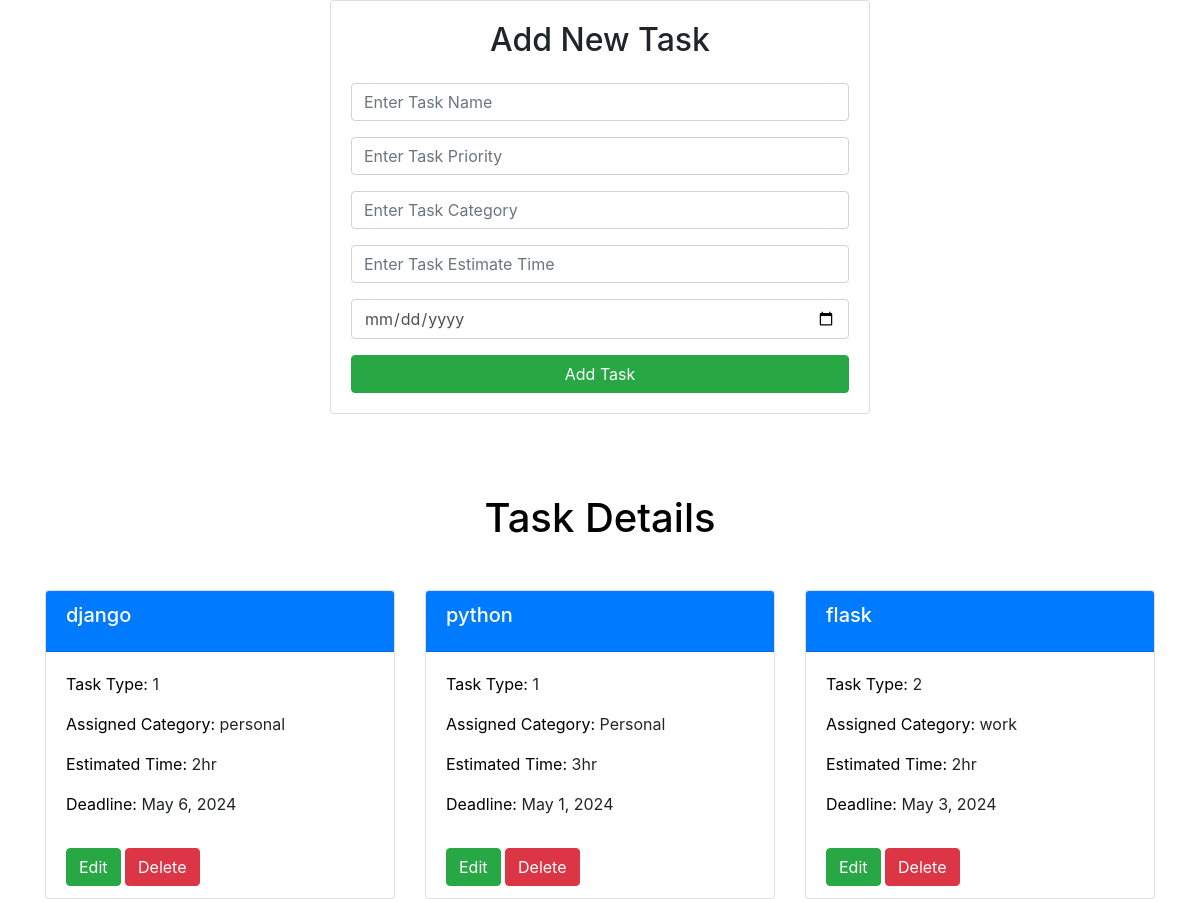
Before: / with the older database file.
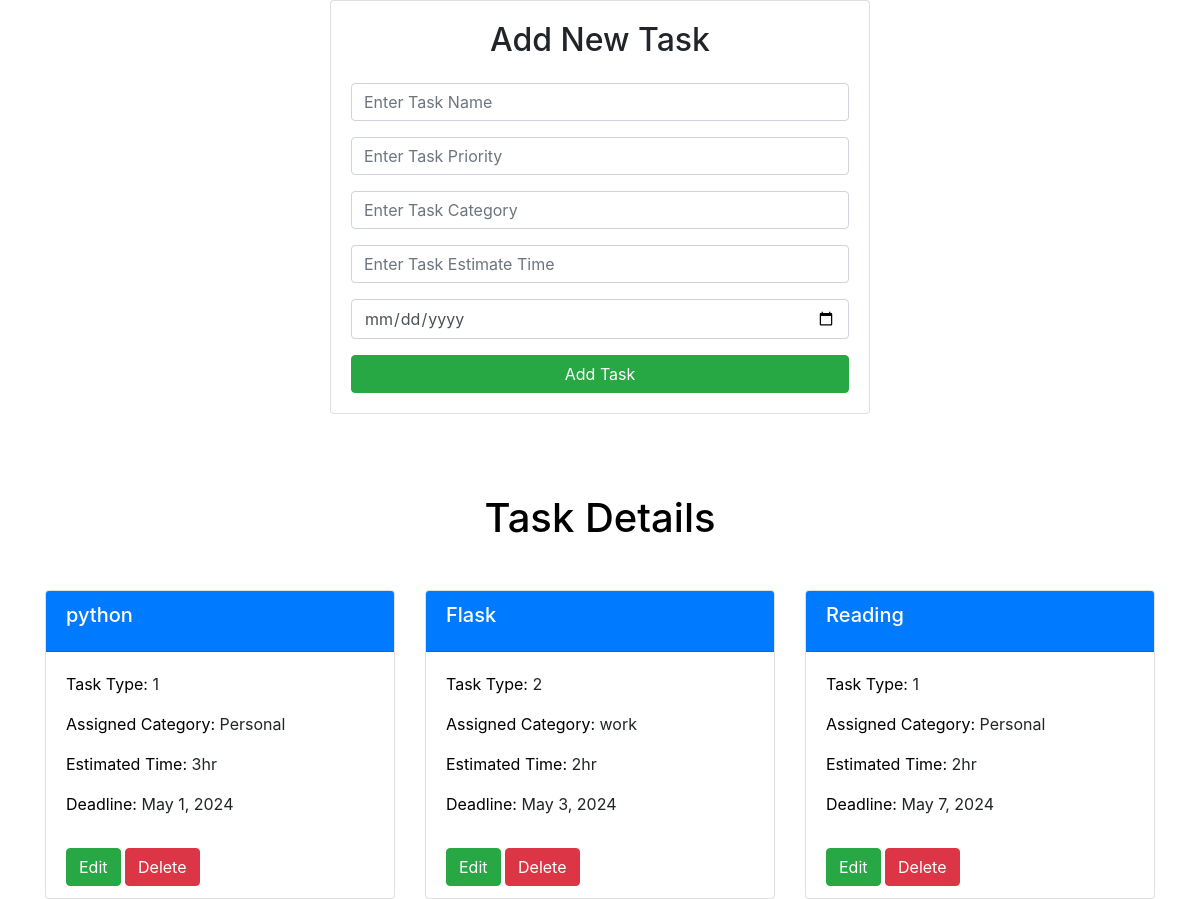
After: the same page with the newer database file.
### myapp/models.py (models this page shows, shortened)
class Task(models.Model):
    name = models.CharField(max_length=100)
    priority = models.IntegerField()
    category = models.CharField(max_length=100, null=True, blank=True)
    estimate_time = models.CharField(max_length=50, null=True, blank=True)
    end_date = models.DateField(null=True, blank=True)

### myapp/views.py (the view)
# urls.py: path('', views.index, name='index'),
def index(request):
    task_list = Task.objects.all()
    return render(request, 'myapp/index.html', {'task_list': task_list})

### myapp/templates/myapp/index.html (shortened to what this page needs)
{% extends "myapp/base.html" %}
{% block body %}
<div class="container">
    <div class="row justify-content-center">
        <div class="col-md-6">
            <div class="card shadow p-6">
                <div class="card-body">
                    <h2 class="card-title text-center mb-4">Add New Task</h2>
                    <form method="POST" action="{% url 'add_task' %}">
                        <div class="form-group">
                            <input type="text" class="form-control" name="name" id="name" placeholder="Enter Task Name" required>
                        </div>
                        <div class="form-group">
                            <input type="text" class="form-control" name="priority" id="priority" placeholder="Enter Task Priority" required>
                        </div>
                        <div class="form-group">
                            <input type="text" class="form-control" name="category" id="category" placeholder="Enter Task Category" required>
                        </div>
                        <div class="form-group">
                            <input type="text" class="form-control" name="estimate_time" id="estimate_time" placeholder="Enter Task Estimate Time" required>
                        </div>
                        <div class="form-group">
                            <input type="date" class="form-control" name="end_date" id="end_date" placeholder="Enter Task End Date" required>
                        </div>
                        <button class="btn btn-success btn-block" type="submit">Add Task</button>
                    </form>
                </div>
            </div>
        </div>
    </div>
</div>
<div class="container">
    <h1 class="text-center" style="color: black; margin-top: 5rem;">Task Details</h1>
    <div class="row row-cols-1 row-cols-md-3 g-4 mt-5">
        {% for task in task_list %}
        <div class="col-md-4">
            <div class="card h-100">
                <div class="card-header bg-primary text-white">
                    <h5 class="card-title">{{ task.name }}</h5>
                </div>
                <div class="card-body">
                    <p class="card-text"><span style="color: black;">Task Type:</span> {{ task.priority }}</p>
                    <p class="card-text"><span style="color: black;">Assigned Category:</span> {{ task.category }}</p>
                    <p class="card-text"><span style="color: black;">Estimated Time:</span> {{ task.estimate_time }}</p>
                    <p class="card-text"><span style="color: black;">Deadline:</span> {{ task.end_date }}</p>
                </div>
                <div class="card-footer bg-transparent border-top-0">
                    <button class="btn btn-success">
                        <a href="#" class="text-white">Edit</a>
                    </button>
                    <button class="btn btn-danger" onclick="return confirm('Are you sure you want to delete this task?')">
                        <a href="{% url 'delete_task' task.id %}" class="text-white">Delete</a>
                    </button>
                </div>
            </div>
        </div>
        {% endfor %}
    </div>
</div>
{% endblock %}

### myapp/templates/myapp/base.html (shortened to what this page needs)
<!DOCTYPE html>
<html lang="en">
<head>
    <link rel="stylesheet" href="https://cdn.jsdelivr.net/npm/bootstrap@4.0.0/dist/css/bootstrap.min.css">
</head>
<body>
    {% block body %}
    {% endblock %}
</body>
</html>

Changed rows visible on the page:
removed Task: name "django", priority "1", category "personal", estimate_time "2hr", end_date "May 6, 2024"
changed Task "work": name "flask" → "Flask"
added Task: name "Reading", priority "1", category "Personal", estimate_time "2hr", end_date "May 7, 2024"
